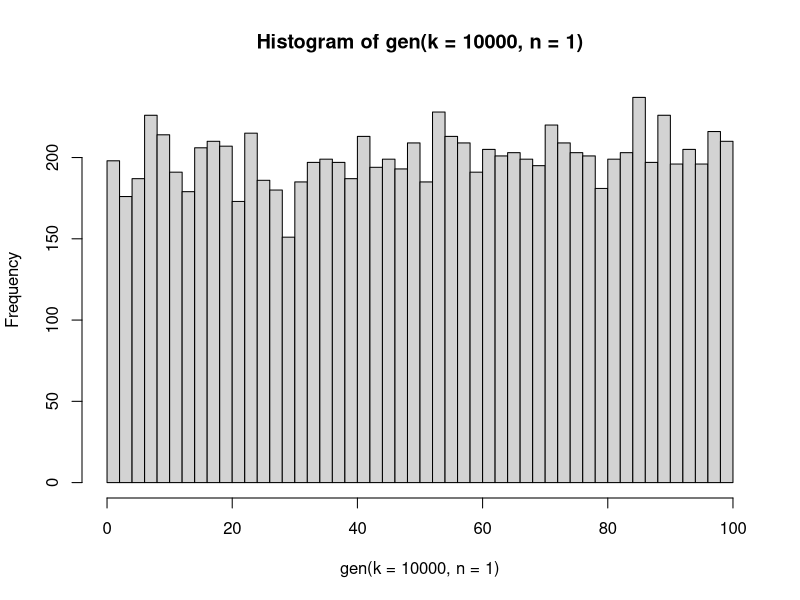
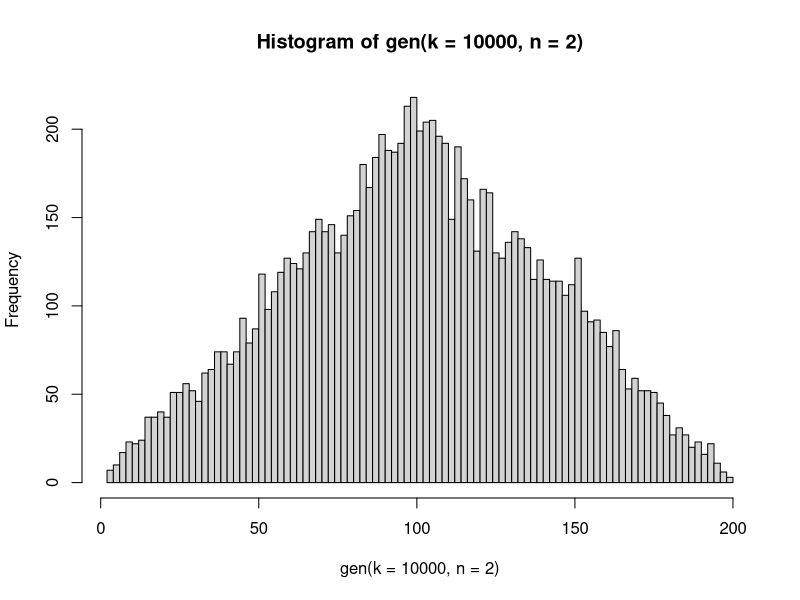
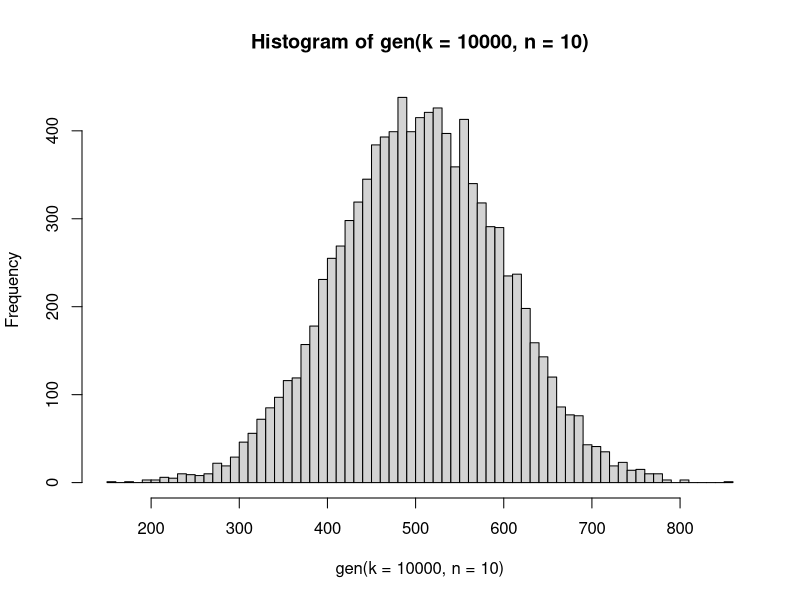
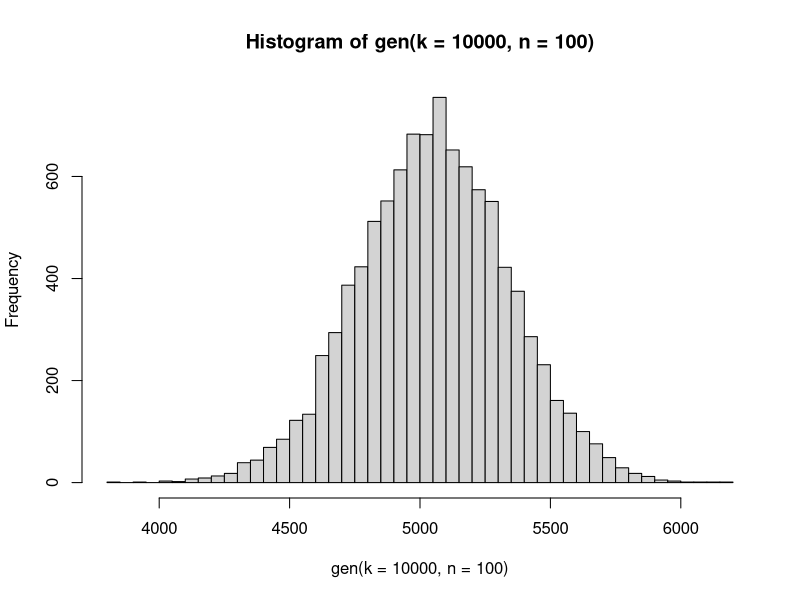
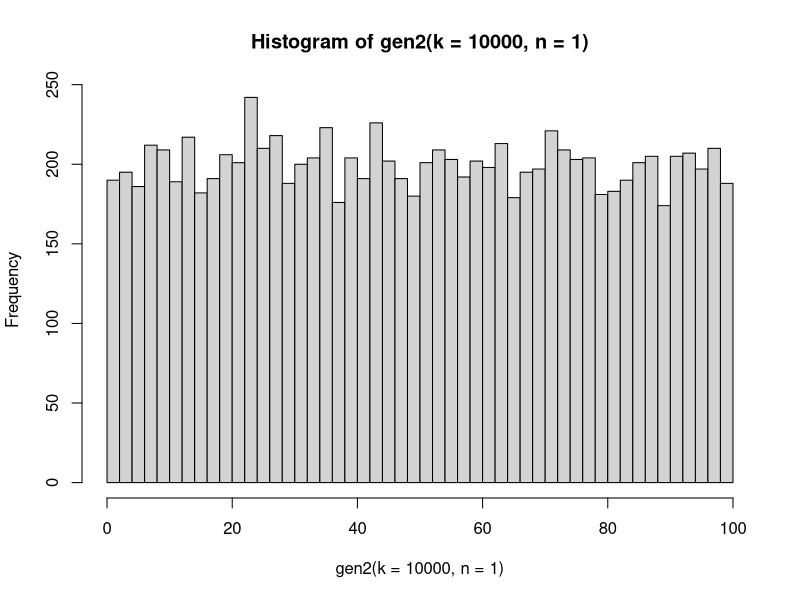
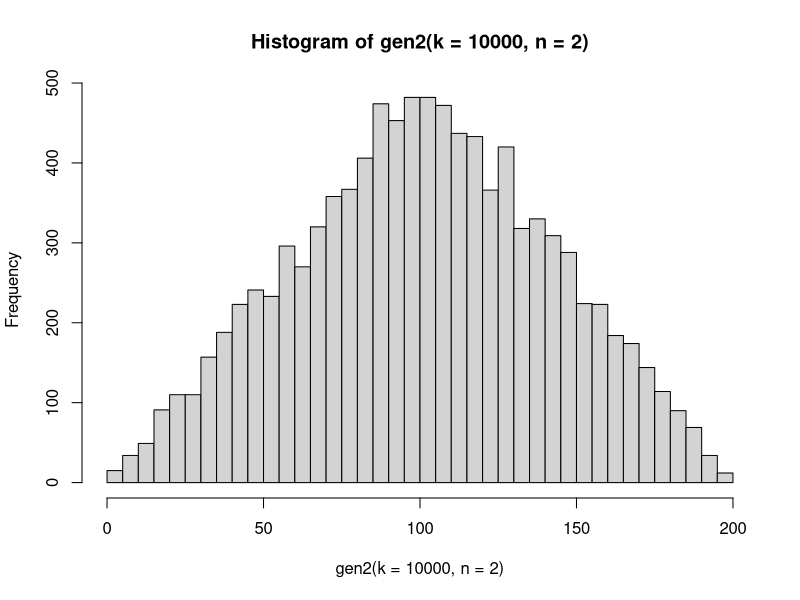
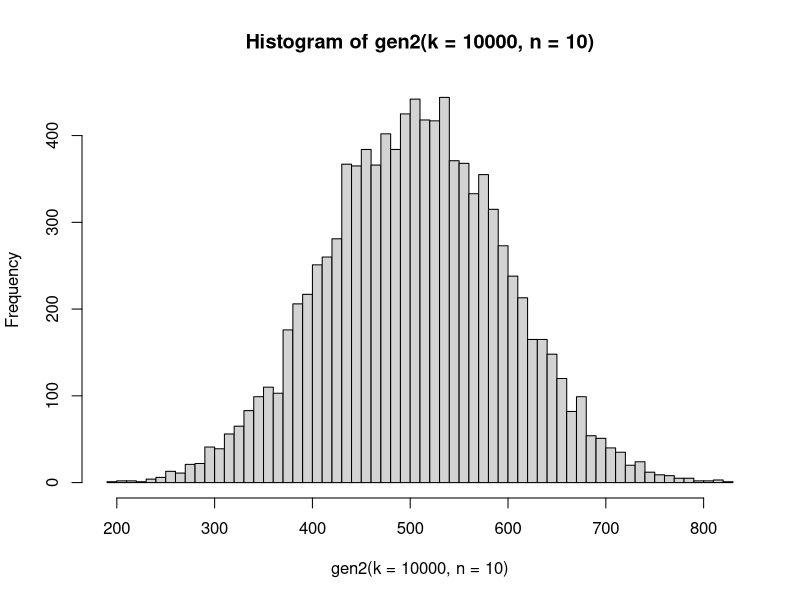
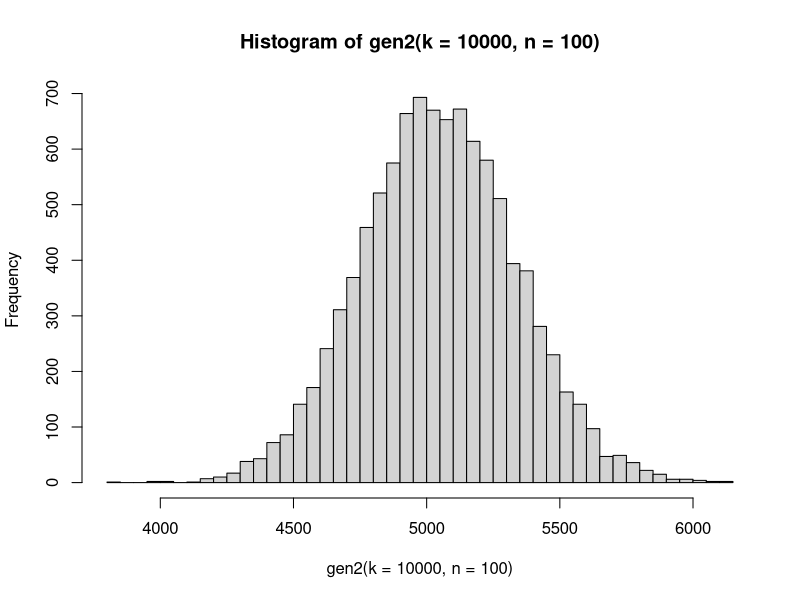

Write R code to recreate these figures, in order.
## ---- chunk 1
knitr::opts_chunk$set(echo = T, warning = F, message = F)
knitr::opts_chunk$set(fig.width=8, fig.height=6) 
## ---- chunk 2
gen <- function(k=10, n=5){
  
  result <- c()
  for(i in 1:k){
    nums <- sample(1:100, size=n, replace=TRUE)
    result <- c( result, sum(nums) )
  }

  return(result)
}

## ---- chunk 3
hist( gen(k=10000, n=1), breaks = 50 )
## ---- chunk 4
hist( gen(k=10000, n=2), breaks = 101 )
## ---- chunk 5
hist( gen(k=10000, n=10), breaks = 50 )
## ---- chunk 6
hist( gen(k=10000, n=100), breaks = 50 )
## ---- chunk 7
aux <- function(n=5){

  nums <- sample(1:100, size=n, replace=TRUE)
  return( sum(nums) )
}

gen2 <- function(k=10, n=5){
  return( replicate(k, aux(n)) )
}
## ---- chunk 8
hist( gen2(k=10000, n=1), breaks = 50 )
## ---- chunk 9
hist( gen2(k=10000, n=2), breaks = 50 )
## ---- chunk 10
hist( gen2(k=10000, n=10), breaks = 50 )
## ---- chunk 11
hist( gen2(k=10000, n=100), breaks = 50 )
## ---- chunk 12
mean( mtcars[mtcars$am == 0, "mpg"] ) - mean( mtcars[mtcars$am == 1, "mpg"] )
## ---- chunk 13
mean( mtcars[mtcars$am == 0 & mtcars$wt > 3, "mpg"] ) - mean( mtcars[mtcars$am == 1 & mtcars$wt > 3, "mpg"] )
## ---- chunk 14
sum <- 0
for(i in 1:100){
  if(i%%2 == 0){
    sum <- sum + i
  }
}
sum
## ---- chunk 15
sum(seq(2,101,by=2))
## ---- chunk 16
spin <- function(){
  sample(0:36, size = 1)
}
## ---- chunk 17
red   <- c(32, 19, 21, 25, 34, 27, 36, 30, 23, 5, 16, 1, 14, 9, 18, 7, 12, 3)
black <- c(2,4,6,8,20,22,24,26,28,11,13,15,17,29,31,33,35)

compute_gain <- function(q=10){
  result <- spin()
  if(result %in% red){
    return(q)
  }
  else{
    return(-q)
  }
}
## ---- chunk 18
K=10000
ganancias <- c()
for(i in 1:K){
  ganancias <- c(ganancias, compute_gain(1))
}
## ---- chunk 19
library(ggplot2)

results = data.frame(Partida = 1:K, Ganancia_Acumulada = cumsum(ganancias) )

p <- ggplot(results, aes(x=Partida, y=Ganancia_Acumulada)) +  
  geom_line() + theme_minimal()

p
## ---- chunk 20
N <- 10000
x <- runif(N)
y <- runif(N)
# Calcula cuántos puntos caen dentro del cuarto de círculo
puntos_dentro <- sum(x^2 + y^2 <= 1)

# Estima el valor de pi: área del cuarto de círculo (pi/4) por el área del cuadrado (1)
pi_estimada <- (puntos_dentro / N) * 4

